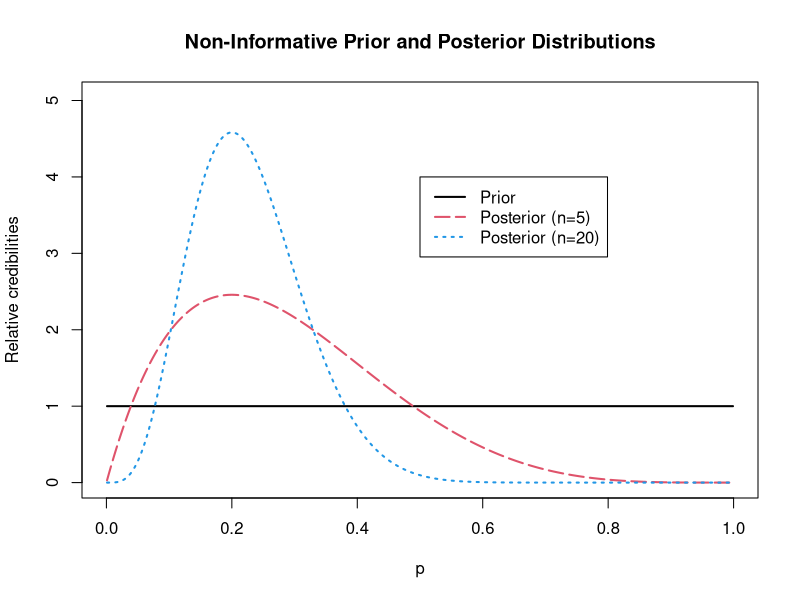
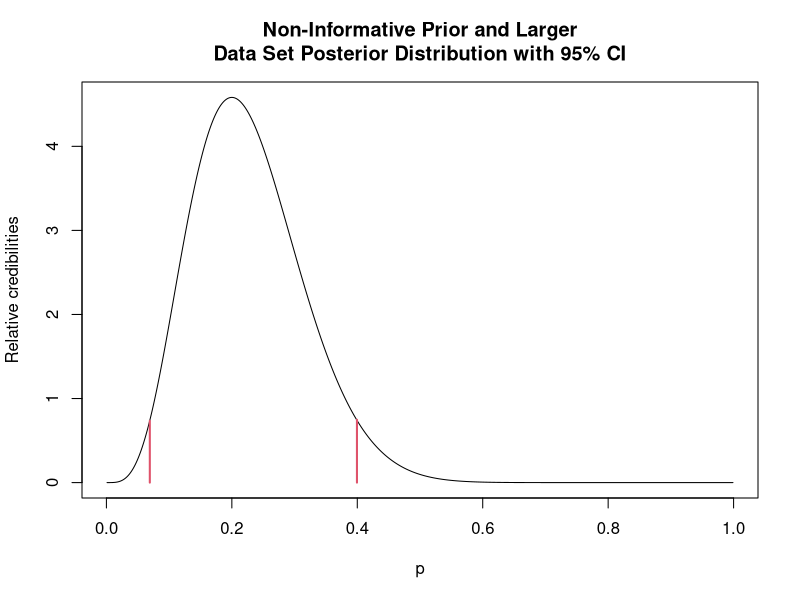

Here is the R script that generated these plots, in order:
# Author: Daniel B. Cooper

# Chapter 2 ----
# The following R code was adapted from Dr. Charnigo's Chapter 2b examples.

grid = (1:999)/1000
# This creates a grid of possible values of  p  from 0.001 to 0.999 in increments of 0.001.

firstprior = dbeta(grid,1,1)
# This defines prior relative credibilities for possible values of  p  on the grid.

firstposterior = dbeta(grid,1+1,1+4)
# This defines posterior relative credibilities for possible values of  p  on the grid,
# with the pessimistic prior, after  1  success and  4  failures.

secondposterior = dbeta(grid,1+4,1+16)
# This defines posterior relative credibilities for possible values of  p  on the grid,
# with the pessimistic prior, after  4  successes and  16  failures.

# here::i_am("posts/primary/Ch2_3/PortfolioChap2-3.r")
# png(here::here("posts/primary/Ch2_3/non-informative-prior.png"))
png("./posts/primary/Ch2_3/non-informative-prior.png", width = 400, height = 400)

plot(grid,firstprior,type="l",ylim=c(0,1.1*max(firstprior,firstposterior,secondposterior)),
	col=1, xlab="p", lwd=2, ylab="Relative credibilities")

lines(grid,firstposterior,col=2,lty=5,lwd=2)
lines(grid,secondposterior,col=4,lty=3,lwd=2)

legend(0.5,4,col=c(1,2,4),lty=c(1,5,3),lwd=c(2,2,2),
	legend=c("Prior","Posterior (n=5)", "Posterior (n=20)"))

title("Non-Informative Prior and Posterior Distributions")
# To the existing graphic we add a title.

dev.off()

# Chapter 2, grad student work
# i adapted this code: https://math.arizona.edu/~jwatkins/I4_bayes.pdf
# define credible interval value for gamma
gamma <- 0.95

# define function to find the minimum value of c where b - c is minimal
# b := qbeta(gamma + c, 5, 17)
# a := qbeta(c, 5, 17)
diff <- function(c) qbeta(gamma + c, 5, 17) - qbeta(c, 5, 17)

# find minimum value of c from the possible values of 0 to 0.05 using the optimize function
c <- optimize(diff, interval = c(0, 0.05), maximum = FALSE)
c$minimum
upper_limit <- qbeta(gamma + c$minimum, 5, 17)
lower_limit <- qbeta(c$minimum, 5, 17)
upper_limit
lower_limit

# long way: (use Newton-Raphson method to optimize)
diff(0.05)

png("./posts/primary/Ch2_3/95_CI.png", width = 400, height = 400)
plot(grid, secondposterior, type = "l", xlab = "p", ylab = "Relative credibilities")

lines( rep(lower_limit,100), seq(0,secondposterior[grid==round(lower_limit,3)],length.out=100), col=2, lwd=2)
lines( rep(upper_limit,100), seq(0,secondposterior[grid==round(upper_limit,3)],length.out=100), col=2, lwd=2)

title("Non-Informative Prior and Larger\nData Set Posterior Distribution with 95% CI")
dev.off()

diff_primeapprox <- function(x, delta = 0.0001) {
  (diff(x + delta) - diff(x - delta)) / (2 * delta)
}

diff_doubleprimeapprox <- function(x, delta = 0.0001) {
  (diff_primeapprox(x + delta) - diff_primeapprox(x - delta)) / (2 * delta)
}

guess = 0.04
maxit = 100
thresh = 0.000001
for (counter in 1:maxit)
{
oldguess = guess
guess = oldguess - diff_primeapprox( oldguess ) / diff_doubleprimeapprox( oldguess )
print(guess)
if ( abs(oldguess - guess) < thresh ) { break }
}

all.equal(guess,c$minimum)
# very similar!
